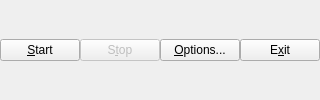
    <widget class="QWidget" name="widget" native="true">
     <layout class="QHBoxLayout" name="horizontalLayout_3">
      <property name="spacing">
       <number>0</number>
      </property>
      <property name="leftMargin">
       <number>0</number>
      </property>
      <property name="topMargin">
       <number>0</number>
      </property>
      <property name="rightMargin">
       <number>0</number>
      </property>
      <property name="bottomMargin">
       <number>0</number>
      </property>
      <item>
       <widget class="QPushButton" name="BtnStart">
        <property name="enabled">
         <bool>true</bool>
        </property>
        <property name="toolTip">
         <string/>
        </property>
        <property name="text">
         <string>&amp;Start</string>
        </property>
        <property name="icon">
         <iconset>
          <normaloff>:/buttons/start.bmp</normaloff>:/buttons/start.bmp</iconset>
        </property>
        <property name="flat">
         <bool>false</bool>
        </property>
       </widget>
      </item>
      <item>
       <widget class="QPushButton" name="BtnStop">
        <property name="enabled">
         <bool>false</bool>
        </property>
        <property name="toolTip">
         <string/>
        </property>
        <property name="text">
         <string>S&amp;top</string>
        </property>
        <property name="icon">
         <iconset>
          <normaloff>:/buttons/stop2.bmp</normaloff>:/buttons/stop2.bmp</iconset>
        </property>
        <property name="flat">
         <bool>false</bool>
        </property>
       </widget>
      </item>
      <item>
       <widget class="QPushButton" name="BtnOpt">
        <property name="enabled">
         <bool>true</bool>
        </property>
        <property name="toolTip">
         <string/>
        </property>
        <property name="text">
         <string>&amp;Options...</string>
        </property>
        <property name="icon">
         <iconset resource="strsvr_qt.qrc">
          <normaloff>:/buttons/toolbmp</normaloff>:/buttons/toolbmp</iconset>
        </property>
        <property name="flat">
         <bool>false</bool>
        </property>
       </widget>
      </item>
      <item>
       <widget class="QPushButton" name="BtnExit">
        <property name="enabled">
         <bool>true</bool>
        </property>
        <property name="toolTip">
         <string/>
        </property>
        <property name="text">
         <string>E&amp;xit</string>
        </property>
        <property name="flat">
         <bool>false</bool>
        </property>
       </widget>
      </item>
     </layout>
    </widget>
